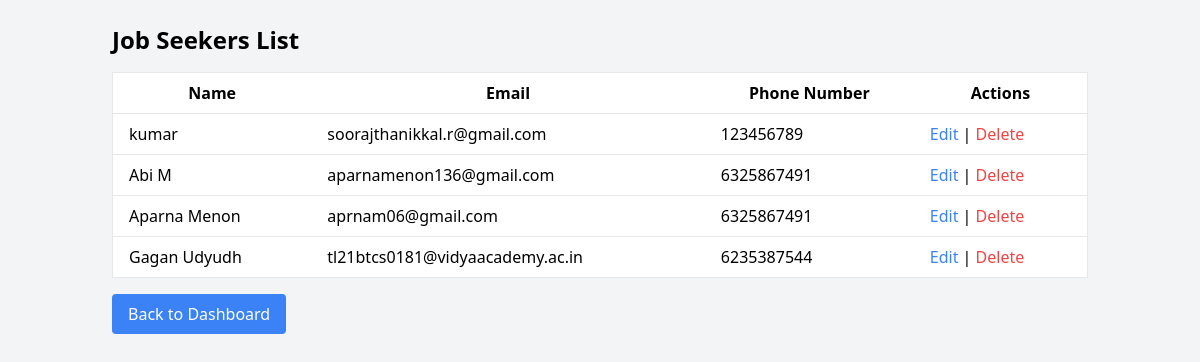
The app's page /jobseekers/ (signed in) with its own data.
### job/models.py (models this page shows)
class JobseekerRegister(models.Model):
    name = models.CharField(max_length=50,null=True, blank=True)
    email = models.EmailField(max_length=50,null=True, blank=True ,unique=True)
    password = models.CharField(max_length=50,null=True, blank=True)
    phone_number = models.CharField(max_length=15, null=True, blank=True)

### job/views.py (the view)
# urls.py: path('jobseekers/', admin_jobseekers, name='admin_jobseekers'),
def admin_jobseekers(request):
    if 'ademail' not in request.session:
        alert = "<script>alert('Please login as admin'); window.location.href='/admin_log/';</script>"
        return HttpResponse(alert)
    jobseekers = JobseekerRegister.objects.all()
    return render(request, 'admin_jobseekers.html', {'jobseekers': jobseekers})

### job/templates/admin_jobseekers.html (shortened to what this page needs)
<!DOCTYPE html>
<html lang="en">
<head>
    <link href="https://cdn.jsdelivr.net/npm/tailwindcss@2.2.19/dist/tailwind.min.css" rel="stylesheet">
</head>
<body class="bg-gray-100">
    <div class="container mx-auto p-6">
        <h1 class="text-2xl font-bold mb-4">Job Seekers List</h1>
        <table class="min-w-full bg-white border border-gray-200">
            <thead>
                <tr>
                    <th class="py-2 px-4 border-b">Name</th>
                    <th class="py-2 px-4 border-b">Email</th>
                    <th class="py-2 px-4 border-b">Phone Number</th>
                    <th class="py-2 px-4 border-b">Actions</th>
                </tr>
            </thead>
            <tbody>
                {% for jobseeker in jobseekers %}
                <tr>
                    <td class="py-2 px-4 border-b">{{ jobseeker.name }}</td>
                    <td class="py-2 px-4 border-b">{{ jobseeker.email }}</td>
                    <td class="py-2 px-4 border-b">{{ jobseeker.phone_number }}</td>
                    <td class="py-2 px-4 border-b">
                        <a href="{% url 'edit_jobseeker' jobseeker.pk %}" class="text-blue-500 hover:underline">Edit</a>
                        |
                        <a href="{% url 'delete_jobseeker' jobseeker.pk %}" class="text-red-500 hover:underline" onclick="return confirm('Are you sure you want to delete this job seeker?');">Delete</a>
                    </td>
                </tr>
                {% endfor %}
            </tbody>
        </table>
        <a href="{% url 'admin_panel' %}" class="mt-4 inline-block bg-blue-500 text-white px-4 py-2 rounded">Back to Dashboard</a>
    </div>
</body>
</html>

### records on screen
JobseekerRegister: name "kumar", email "soorajthanikkal.r@gmail.com", phone_number "123456789"
JobseekerRegister: name "Abi M", email "aparnamenon136@gmail.com", phone_number "6325867491"
JobseekerRegister: name "Aparna Menon", email "aprnam06@gmail.com", phone_number "6325867491"
JobseekerRegister: name "Gagan Udyudh", email "tl21btcs0181@vidyaacademy.ac.in", phone_number "6235387544"
